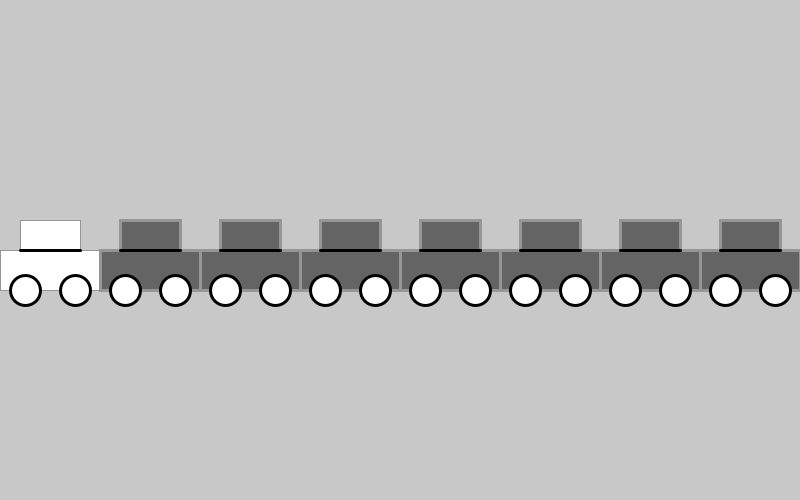
Frame 1 (no input)
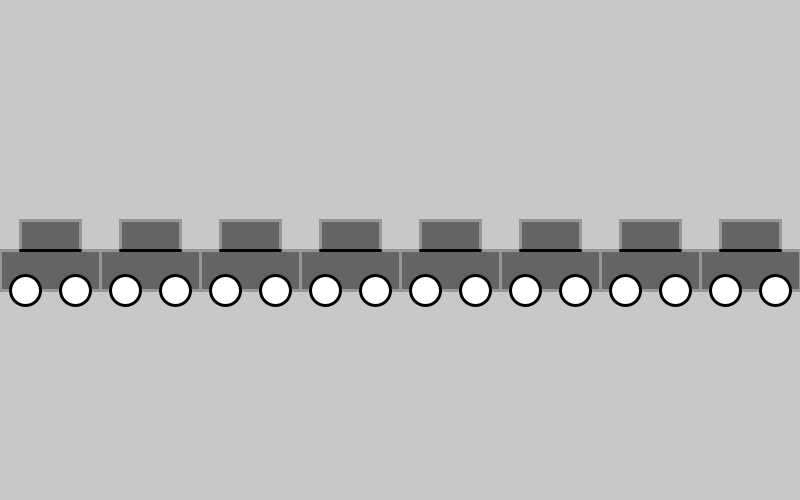
Frame 60 (the mouse pressed at the canvas centre just before this capture)
Frame 120 (the mouse held since frame 60 and released just before this capture): identical to frame 60, image omitted

The Processing sketch that drew these frames (run headless with seeded random() and noise(); from frame 60 on, the mouse is pressed at the canvas centre):

// Processing sketch: es403
// ── es403.pde
//int X = 0;
int Y;
int coordinateX[] = new int[20];
int coordinateY[] = new int[20];

void setup() {
  size(800, 500);
  Y = height/2;
}

void draw() {

  background(200);
  for (int i=0; i<8; i++) {
    stroke(150);
    rect(0, Y, 100, 40);
    rect(20, Y-30, 60, 30);
    fill(0);
    stroke(0);
    strokeWeight(3);
    line(20, Y, 80, Y);
    fill(255);
    ellipse(25, Y+40, 30, 30);
    ellipse(75, Y+40, 30, 30);
    fill(100);
    translate(width/8, 0);
  }
}
